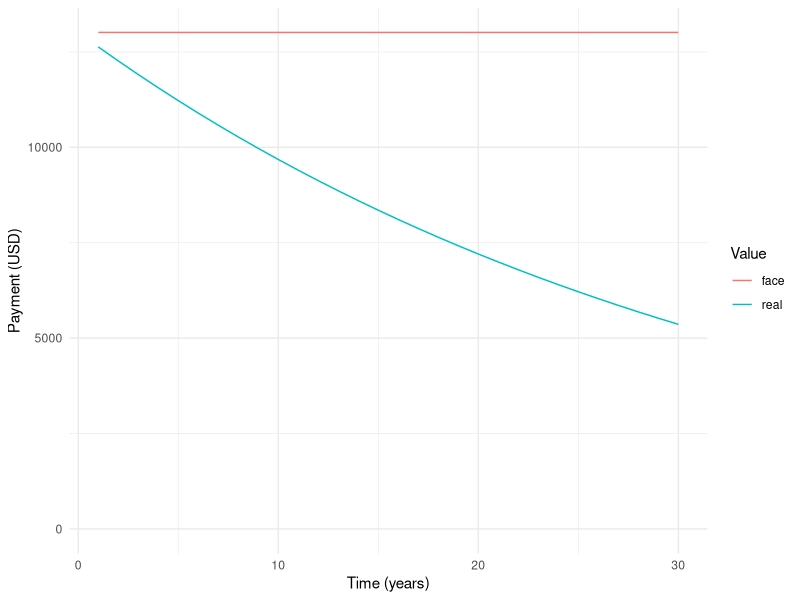

Generate this figure with R:
## ---- chunk 1
#| label: own-inflation
#| fig-cap: "Real value versus face value of mortgage payment"
#| warning: false

library(tidyverse)

a_nbar_i_pv <- function(i, n) {
  (1 - 1 / (1 + i)^n) / i
}
pv <- function(fv, i, n) {
  fv / (1 + i)^n
}

initial_home_value <- 2e5
nominal_interest_rate <- 0.05
inflation_rate <- 0.03
term <- 30

payment <- initial_home_value / a_nbar_i_pv(i = nominal_interest_rate, n = term)
time <- seq(term)
face_mortgage_payment <- rep(payment, term)
real_mortgage_payment <- pv(
  fv = face_mortgage_payment,
  i = inflation_rate,
  n = time
)

payment_schedule <- tibble(
  time = time,
  face = face_mortgage_payment,
  real = real_mortgage_payment
)

mortgage_payment <- payment_schedule %>%
  select(time, face, real) %>%
  pivot_longer(
    col = c(face, real),
    names_to = "Value",
    values_to = "payment"
  )

ggplot(data = mortgage_payment, aes(x = time, y = payment, color = Value)) +
  geom_line() +
  labs(x = "Time (years)", y = "Payment (USD)") +
  ylim(0, payment) +
  theme_minimal()
